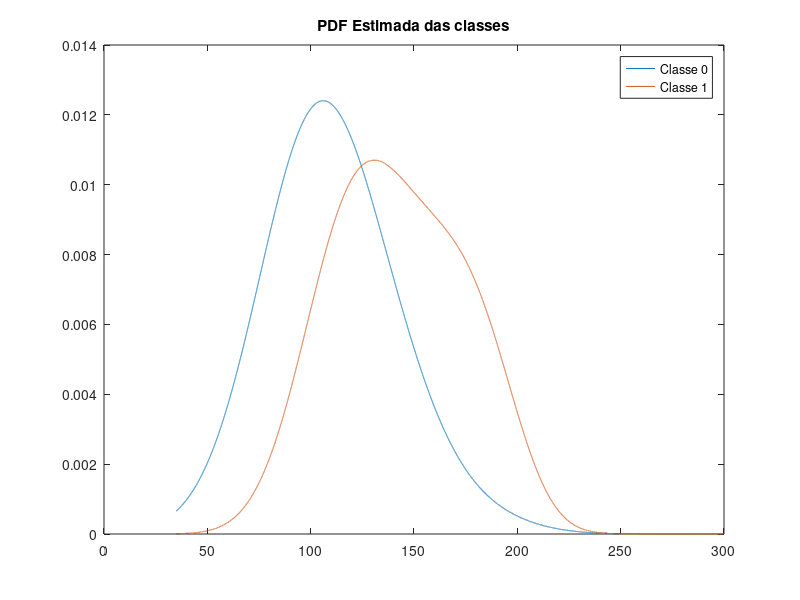

This figure's MATLAB source:
% 1.Estimacao da PDF usando Janelas Parzen com Janela Gaussiana
% 2. Classificador Bayesiano utilizando a PDF estimada.
clear
close all
clc
dados = load ('glicose.txt'); 
% Pessoas sem diabetes pertencem a Classe 0 e com diabetes a classe 1
classe0 = dados(find(dados(:,2) == 0),1);
classe1 = dados(find(dados(:,2) == 1),1);
n = length(classe0);
h = round(sqrt(n));
dim = size(classe0,2);
x = [35:0.01:300];
tic
for i = 1:length(x)
    u = (x(i)-classe0)/h;
    gaussiana = (1/sqrt(2*pi))*exp((-u.^2)./2);
    pdf_classe0(i) = (1/n)*sum((1/h^dim)*gaussiana);
end
n = length(classe1);
h = round(sqrt(n));
for i = 1:length(x)
    u = (x(i)-classe1)/h;
    gaussiana = (1/sqrt(2*pi))*exp((-u.^2)./2);
    pdf_classe1(i) = (1/n)*sum((1/h^dim)*gaussiana);
end
toc
plot(x,pdf_classe0)
hold on
plot(x,pdf_classe1)
legend('Classe 0', 'Classe 1')
title('PDF Estimada das classes')
%--------------------------------------------------------------------------
%----------------Classificador Bayesiano-----------------------------------
%Defincao dos "a priori": Como na nossa base temos aproximadamente 2/3 para
%classe 0 e 1/3 para classe 1 usaremos essas valores como a probabilidade
%da classe.
p_classe0 = 2/3;
p_classe1 = 1/3;
classe_estimada = 2*ones(length(dados),1);
acertos = 0;
erros = 0;
for i = 1:length(dados)
    xi = dados(i);
    classe = dados(i,2);
    idc = find(x==xi);
    aux0 = pdf_classe0(idc)*p_classe0;
    aux1 = pdf_classe1(idc)*p_classe1;
    if aux0 > aux1
        classe_estimada(i) = 0;
    else
        classe_estimada(i) = 1;
    end
    if classe_estimada(i) == classe
        acertos = acertos + 1;
    else
        erros = erros + 1;
    end
end
disp(['Tx_Acerto: ', num2str(100*acertos/(acertos+erros)), '%'])
%-------------------------------------------------------------------------
%Classificador para uma entrada dada pelo usuário
% entrada = input('Digite a glicose do paciente: ')
% idc = find(x==entrada);
% aux0 = pdf_classe0(idc)*p_classe0;
% aux1 = pdf_classe1(idc)*p_classe1;
% if aux0 > aux1
%     classe_estimada2 = 0
% else
%     classe_estimada2 = 1
% end

